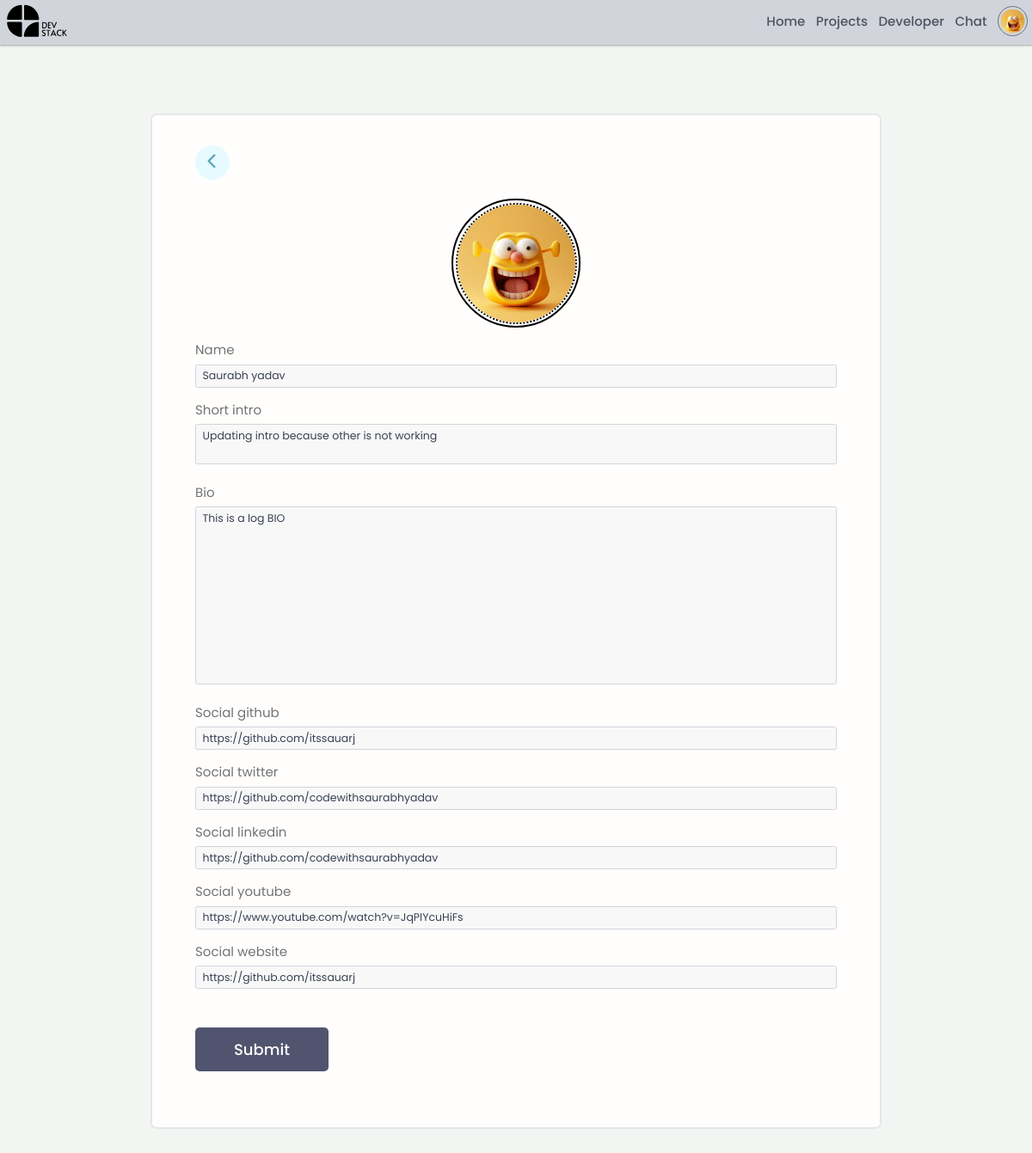
/user/profile/update (signed in), run on the app's committed database.
### users/models.py (models this page shows, shortened)
class BaseModel(models.Model):
    created_at = models.DateTimeField(auto_now_add=True)
    updated_at = models.DateTimeField(auto_now=True)
    is_active = models.BooleanField(default=True)
    class Meta:
        abstract = True

class User(AbstractUser, BaseModel):
    id = models.UUIDField(primary_key=True, default=uuid.uuid4, editable=False)
    socket_id = models.CharField(max_length=255, blank=True, null=True)
    is_online = models.BooleanField(default=False)

class Profile(BaseModel):
    id = models.UUIDField(primary_key=True, default=uuid.uuid4, editable=False)
    avatar = models.ImageField(upload_to="avatars/", default="avatars/default.png")
    user = models.OneToOneField(User, on_delete=models.CASCADE, related_name="profile")
    name = models.CharField(max_length=255)
    short_intro = models.TextField(null=True, blank=True)
    bio = models.TextField(null=True, blank=True)
    social_github = models.CharField(max_length=200, blank=True, null=True)
    social_twitter = models.CharField(max_length=200, blank=True, null=True)
    social_linkedin = models.CharField(max_length=200, blank=True, null=True)
    social_youtube = models.CharField(max_length=200, blank=True, null=True)
    social_website = models.CharField(max_length=200, blank=True, null=True)
    @property
    def avatar_url(self):
        if self.avatar and hasattr(self.avatar, 'url'):
            return self.avatar.url
        else:
            return "images/avatars/default.png"

### users/views.py (the view, shortened to what this page needs)
# urls.py: path("profile/update", UserView.update_profile, name="update-profile"),
    @staticmethod
    @login_required(login_url='login')
    def update_profile(request):
        form = ProfileForm(instance=request.user.profile)
        context = {
            "form": form,
            "page": "update",
            "profile_preview_image": request.user.profile.avatar_url
        }
        return render(request, "users/profile_form.html", context)

### users/forms.py
class ProfileForm(ModelForm):
    class Meta:
        model = Profile
        fields = '__all__'
        exclude = ['user', 'is_active']
        widgets = {
            'short_intro': forms.Textarea(
                attrs={
                    'rows': 2,
                }
            ),
        }
    def __init__(self, *args, **kwargs):
        super(ProfileForm, self).__init__(*args, **kwargs)
        for name, field in self.fields.items():
            field.widget.attrs.update({
                'class': 'resize-none w-full bg-gray-100 bg-opacity-50 rounded border border-gray-300 focus:border-red-500 focus:bg-transparent focus:ring-2 focus:ring-red-200 text-xl outline-none text-gray-700 py-1 px-3 leading-8 transition-colors duration-200 ease-in-out'
            })

### projects/templatetags/my_tags.py (called while the page is built)
@register.filter
def create_for(value):
    list = [item.lower() for item in value.split(" ")]
    return "id_" + "_".join(list)

### users/templates/users/profile_form.html (shortened to what this page needs)
{% extends 'base.html' %}
{% load static %}
{% load my_tags %}
{% block content %}
<main class="formPage my-xl">
    <div class="content-box">
        <div class="formWrapper">
                <a class="backButton" href="{% url 'profile' %}"><i class="fa-solid fa-chevron-left"></i></a>
                <br>
            <form class="form" method="POST" enctype="multipart/form-data">
                <div class="flex justify-center">
                    <div class="p-1 relative group rounded-full border-2 border-black h-[150px] w-[150px]">
                        <img src="{% static profile_preview_image %}" alt="preview_image"
                            class="w-full h-full border-2 rounded-full border-black border-dotted"
                        >
                    </div>
                </div>
                {% for field in form %}
                <div class="form__field" id="{{ field.label|create_for }}_container">
                    <label for="{{ field.label|create_for }}">{{field.label}}</label>
                    {{field}}
                </div>
                {% endfor %}
                <input class="btn btn--sub btn--lg  my-md" type="submit" value="Submit" />
            </form>
        </div>
    </div>
</main>
{% endblock content %}

### templates/navbar.html (shortened to what this page needs)
{% load static %}
<header class="text-gray-600 body-font bg-gray-300 w-full sticky top-0"
style="box-shadow: rgba(0, 0, 0, 0.12) 0px 1px 3px, rgba(0, 0, 0, 0.24) 0px 1px 2px; z-index: 100;">
  <div class="mx-auto flex p-2 justify-between md:flex-row lg:items-center">
    <a class="flex title-font font-medium items-center text-gray-900 mb-4 md:mb-0 w-[75px]" href="{% url 'home' %}">
        <img src="{% static 'images/icon-h.svg' %}" alt="icon" />
    </a>
    <nav class="hidden md:ml-auto lg:flex xl:flex 2xl:flex flex-wrap items-center text-base justify-center">
      <a class="mr-5 hover:text-gray-900 text-2xl" href="{% url 'home' %}">Home</a>
      <a class="mr-5 hover:text-gray-900 text-2xl" href="{% url 'projects' %}">Projects</a>
      <a class="mr-5 hover:text-gray-900 text-2xl" href="{% url 'developers' %}">Developer</a>
      {% if request.user.is_authenticated %}
        <a class="mr-5 hover:text-gray-900 text-2xl" href="{% url 'chat-home' %}">Chat</a>
      {% endif %}
    </nav>
    {% if request.user.is_authenticated %}
      <a class="hidden lg:flex xl:flex title-font font-medium items-center text-gray-900 mb-4 md:mb-0" href="{% url 'profile' %}">
        <img src="{% static request.user.profile.avatar_url %}" alt="request.user.profile.username" class="w-14 h-14 rounded-full p-1 border border-1 border-gray-500 hover:border-2 hover:border-black transition-all duration-300"  >
      </a>
    {% else %}
      <a href="{% url 'login' %}?next={{ request.path }}"
      class="ml-3 *:inline-flex items-center bg-black text-white border-0 py-1 px-3 focus:outline-none hover:opacity-50 transition-all ease-in duration-100 rounded mt-4 md:mt-0">
        Login
      </a>
    {% endif %}
  </div>
</header>

### static/styles/app.css (style rules this page uses)
:root { --color-sub: #2d2d39; }
.btn--sub { background-color: var(--color-sub-light); }
img { width: 100%; }
.content-box { width: 95%; max-width: 85rem; margin: 0 auto; }
.backButton { background: var(--color-main-light); color: var(--color-main); width: 4rem; height: 4rem; display: flex; align-items: center; justify-content: center; border-radius: 50%; }
.backButton i { font-size: 1.8rem; }
.formPage .formWrapper { list-style: none; background: var(--color-white); padding: 3.5rem 5rem; border: 2px solid var(--color-light); border-radius: 0.7rem; }

### static/uikit/styles/modules/_variables.css (style rules this page uses)
:root { --color-main: #5aa5b9; --color-main-light: #e6faff; --color-sub: #3f4156; --color-sub-light: #51546e; --color-sub-lighter: #ededfd; --color-text: #737373; --color-gray: #8b8b8b; --color-light: #e5e7eb; --color-light-gray: #767676; --color-bg: #f8fafd; --color-white: #fffefd; --color-white-light: #f3f3f3; --color-success: #359e64; --color-success-bg: #def8e8; --color-error: #fc4b0b; --color-error-bg: #fff2ee; --font-base: 'Poppins', arial, helvetica, 'Segoe UI', roboto, ubuntu, sans-serif; --font-monospace: 'Fira Code', 'Courier New', courier, monospace; --font-regular: 300; --font-medium: 500; --font-bold: 700; --generic-shadow: 1px 1px 5px #00000010; --generic-transition: all 0.3s ease-in-out; }

### static/uikit/styles/modules/_base.css (style rules this page uses)
* { margin: 0; padding: 0; box-sizing: border-box; text-rendering: optimizeLegibility; color: inherit; font-size: inherit; }
html { font-size: 50%; }
@media only screen and (min-width: 480px) { html { font-size: 56.25%; } }
@media only screen and (min-width: 1200px) { html { font-size: 62.5%; } }
body { line-height: 1.6; font-weight: 400; font-size: 1.5rem; color: var(--color-text); background-color: var(--color-bg); min-height: 100vh; }

### static/uikit/styles/modules/_typography.css (style rules this page uses)
* { font-family: var(--font-base); }
a { padding-bottom: 2px; text-decoration: none; display: inline-block; color: var(--color-main); font-weight: var(--font-medium); }

### static/uikit/styles/modules/_utilities.css (style rules this page uses)
.my-md { margin: 3rem auto; }
.my-xl { margin: 8rem auto; }

### static/uikit/styles/modules/_button.css (style rules this page uses)
.btn { display: inline-block; position: relative; cursor: pointer; background-color: var(--color-light); font-weight: var(--font-medium); color: var(--color-sub); text-decoration: none; padding: 1rem 2rem; border-radius: 0.5rem; border: none; width: -webkit-fit-content; width: -moz-fit-content; width: fit-content; height: -webkit-fit-content; height: -moz-fit-content; height: fit-content; font-size: 1.6rem; outline-width: 0; outline-color: transparent; -webkit-backface-visibility: hidden; backface-visibility: hidden; transition: all 0.3s ease-in-out; }
.btn--sub { background-color: var(--color-sub); color: var(--color-white); }
.btn--lg { font-size: 1.8rem; padding: 1.2rem 4.5rem; }

### static/uikit/styles/modules/_form.css (style rules this page uses)
.form { display: block; }
.form__field { margin-top: 1.5rem; margin-bottom: 1.5rem; }
.form__label, .form__field > label { display: block; margin-bottom: 0.5rem; color: var(--color-text); }

### data on the page
User: avatar (picture)
Profile: form "Saurabh yadav" "Updating intro because other is not working" "This is a log BIO" "https://github.com/itssauarj" "https://github.com/codewithsaurabhyadav" "https://github.com/codewithsaurabhyadav" "https://www.youtube.com/watch?v=JqPIYcuHiFs" "https://github.com/itssauarj"

### other printed values
{{ field.label }} "Name" "Short intro" "Bio" "Social github" "Social twitter" "Social linkedin" "Social youtube" "Social website"
